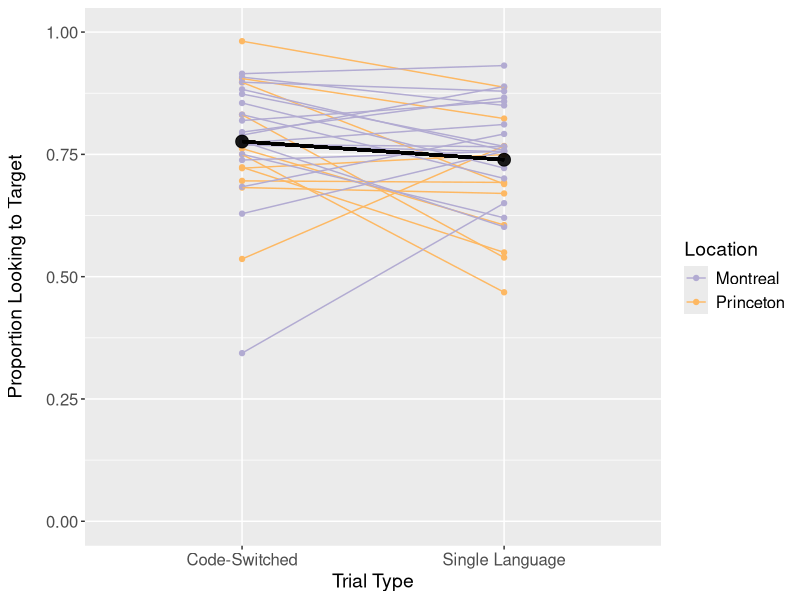
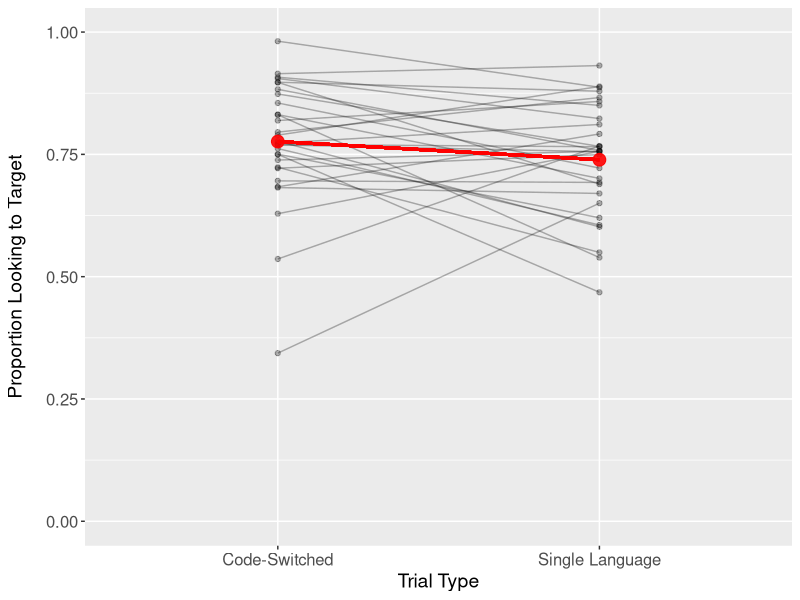
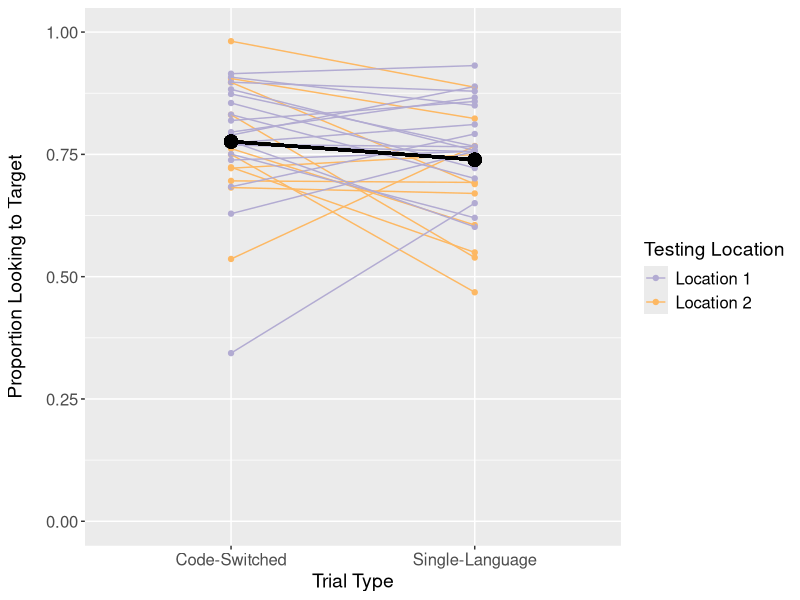
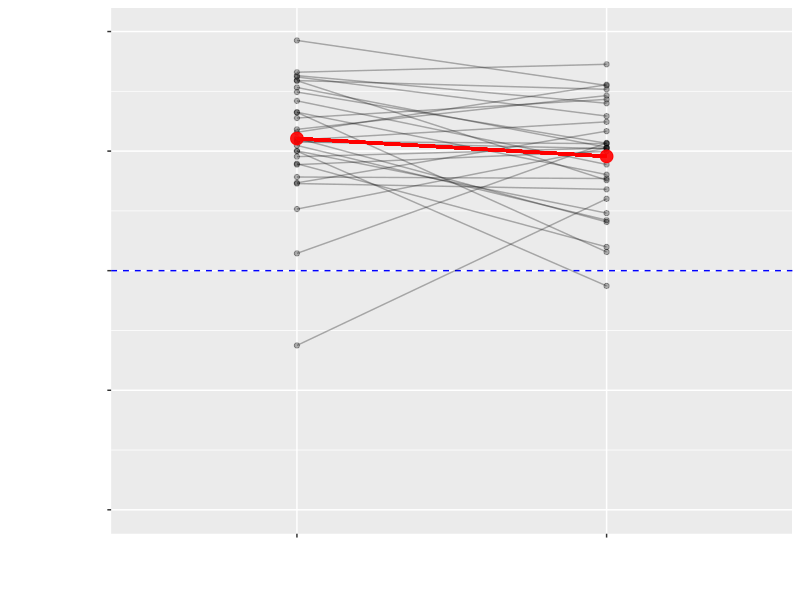
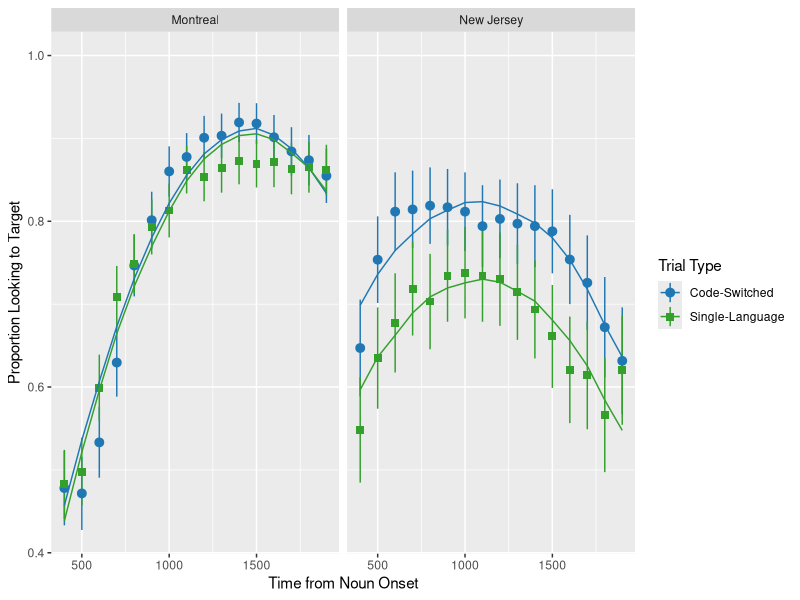
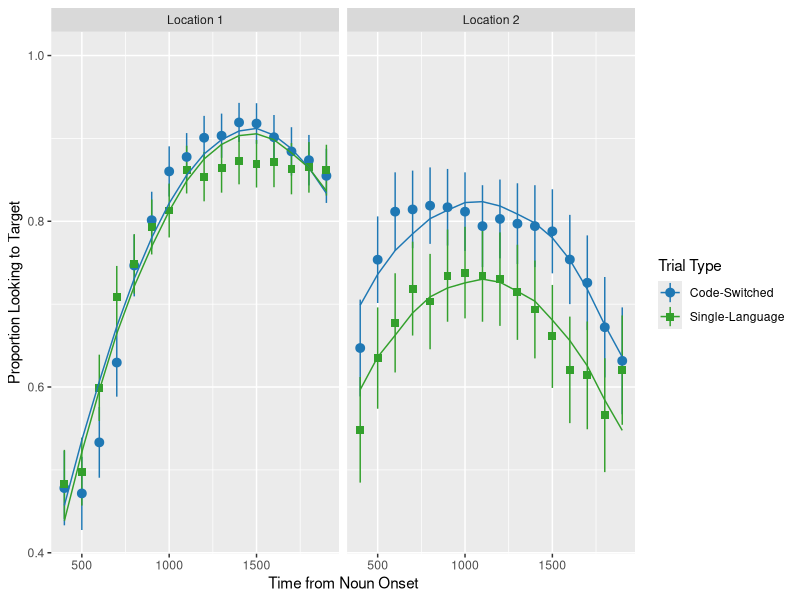
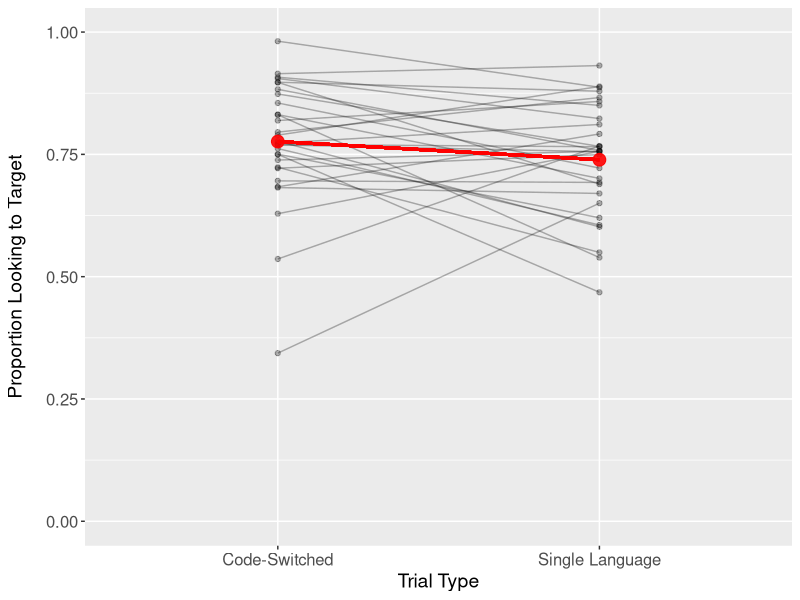
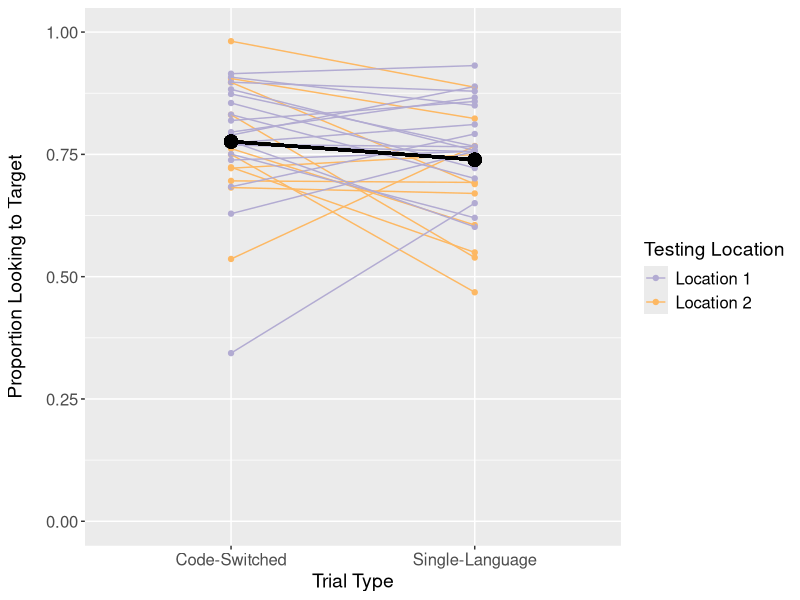

R code for these plots, in order: (Note: this script raises an error after producing the figures.)
## ---- chunk 1
knitr::opts_chunk$set(echo = TRUE)

library(tidyverse)
library(here)
library(lme4)
## ---- chunk 2

#combined

gaze_target <- read_csv(here("data_frames/gaze_target_sum.csv")) %>% 
  mutate(trial_type = as.factor(trial_type),
         location = as.factor(testing_location))
#combo_time <- read_csv(here("data_frames/gaze_time.csv"))


  
# growth curve
gca <- read_csv("data_frames/growth_curve_analysis.csv", col_types = cols(study_id = col_character())) %>% 
  mutate(trial_type = as.factor(trial_type),
         testing_location = as.factor(testing_location))

contrasts(gca$trial_type) <- contr.sum(2)/2
## ---- chunk 3

# descriptives by trial type

gaze_target_des <- gaze_target %>% 
  group_by(trial_type) %>% 
  summarize(mean = mean(Prop), min = min(Prop), max = max(Prop), sd = sd(Prop))

## standard visualization
ggplot(gaze_target, aes(x = trial_type, y = Prop, color = location)) +
  geom_point() +
  geom_line(aes(group = study_id)) +
  scale_color_manual(values = c("#b2abd2", "#fdb863"), name = "Location") +
  stat_summary(fun.y = "mean", color = "black", size = 4, geom = "point", alpha = .9) +
  geom_segment(aes(x = 1, y = gaze_target_des %>% filter(trial_type == "Mixed") %>% pull(mean),
                                    xend = 2, yend = gaze_target_des %>% filter(trial_type == "Single") %>% pull(mean))
                   , color = "black", size = 1) +
  labs(x = "Trial Type", y = "Proportion Looking to Target") +
  scale_x_discrete(labels= c("Code-Switched", "Single Language")) +
  ylim(0, 1) +
  theme(legend.text = element_text(size = 12),
        legend.title = element_text(size = 14),
        axis.text = element_text(size = 12),
        axis.title = element_text(size = 14),
        axis.title.y = element_text(margin = margin(r = 14)))


## no color difference for location
ggplot(gaze_target, aes(x = trial_type, y = Prop)) +
  geom_point(alpha = 0.3) +
  geom_line(aes(group = study_id), alpha= 0.3) +
  stat_summary(fun.y = "mean", color = "red", size = 4, geom = "point", alpha = .9) +
  geom_segment(aes(x = 1, y = gaze_target_des %>% filter(trial_type == "Mixed") %>% pull(mean),
                                    xend = 2, yend = gaze_target_des %>% filter(trial_type == "Single") %>% pull(mean))
                   , color = "red", size = 1) +
  labs(x = "Trial Type", y = "Proportion Looking to Target") +
  scale_x_discrete(labels= c("Code-Switched", "Single Language")) +
  ylim(0, 1) +
  theme(legend.text = element_text(size = 12),
        legend.title = element_text(size = 14),
        axis.text = element_text(size = 12),
        axis.title = element_text(size = 14),
        axis.title.y = element_text(margin = margin(r = 14)))

ggsave(here("figures/line_no-location.png"))

# anonymized
ggplot(gaze_target, aes(x = trial_type, y = Prop, color = testing_location)) +
  geom_point() +
  geom_line(aes(group = study_id)) +
  scale_color_manual(values = c("#b2abd2", "#fdb863"), name = "Testing Location", labels = c("Location 1", "Location 2")) +
  # stat_summary(fun.y = "mean", color = "black", size = 4, geom = "point", alpha = .9, na.rm = TRUE) +
  geom_point(aes(x = 1, y = gaze_target_des %>% filter(trial_type == "Mixed") %>% pull(mean)), color = "black", size = 4) +
    geom_point(aes(x = 2, y = gaze_target_des %>% filter(trial_type == "Single") %>% pull(mean)), color = "black", size = 4) +
  geom_segment(aes(x = 1, y = gaze_target_des %>% filter(trial_type == "Mixed") %>% pull(mean),
                                    xend = 2, yend = gaze_target_des %>% filter(trial_type == "Single") %>% pull(mean))
                   , color = "black", size = 1) +
  labs(x = "Trial Type", y = "Proportion Looking to Target") +
  scale_x_discrete(labels= c("Code-Switched", "Single-Language")) +
  ylim(0, 1) +
  theme(legend.text = element_text(size = 12),
        legend.title = element_text(size = 14),
        axis.text = element_text(size = 12),
        axis.title = element_text(size = 14),
        axis.title.y = element_text(margin = margin(r = 14)))

ggsave(here("figures/line_anon.png"), dpi=300)


## BUCLD - no color difference for location, transparent background, white text
ggplot(gaze_target, aes(x = trial_type, y = Prop)) +
  geom_hline(aes(yintercept = 0.5), linetype = 2, color = "blue") +
  geom_point(alpha = 0.3) +
  geom_line(aes(group = study_id), alpha= 0.3) +
  stat_summary(fun.y = "mean", color = "red", size = 4, geom = "point", alpha = .9) +
  geom_segment(aes(x = 1, y = gaze_target_des %>% filter(trial_type == "Mixed") %>% pull(mean),
                                    xend = 2, yend = gaze_target_des %>% filter(trial_type == "Single") %>% pull(mean))
                   , color = "red", size = 1) +
    labs(x = "Trial Type", y = "Proportion Looking to Target") +
  scale_x_discrete(labels= c("Code-Switched", "Single Language")) +
  ylim(0, 1) +
    theme(legend.text = element_text(size = 16, color = "white"),
          legend.title = element_text(size = 20, color = "white"),
          axis.text = element_text(size = 16, color = "white"),
          axis.title = element_text(size = 20, color = "white"),
          axis.title.y = element_text(margin = margin(r = 20)),
          strip.text.x = element_text(size = 16),
          plot.background = element_rect(fill = "transparent", color = NA),
          legend.background = element_rect(fill = "transparent", color = NA))

ggsave(here("figures/line_no-location_BUCLD.png"), width = 9.5, height = 6.9, dpi = 500, bg = "transparent")

## ---- chunk 4

# model 
gca.m <- lmer(Prop ~ (poly1+poly2) + trial_type * testing_location + testing_location:poly1 + testing_location:poly2 + (poly1+poly2  || study_id), data=gca, REML=F)

## standard visualization
gca %>% 
  filter(Prop != "NaN") %>% 
ggplot(aes(x = Time, y = Prop, color = trial_type)) + 
  stat_summary(aes(y = Prop, shape = trial_type), fun.data=mean_se, geom="pointrange") + 
  stat_summary(aes(y=fitted(gca.m)), fun=mean, geom="line") +
  expand_limits(y=c(0.5, 1)) +
  scale_color_manual(labels = c("Code-Switched", "Single-Language"),
                     values = c("#1f78b4", "#33a02c"),
                     name = "Trial Type") +
  scale_shape_manual(labels = c("Code-Switched", "Single-Language"),
                     values = c(19, 15),
                     name = "Trial Type") +
  labs(x = "Time from Noun Onset", y = "Proportion Looking to Target") +
  facet_grid(. ~ testing_location, labeller = as_labeller(c("Montreal" = "Montreal", "Princeton" = "New Jersey")))  

ggsave(here("figures/growth_curve_analysis_abstracts.png"))


## anonymized
gca %>% 
  filter(Prop != "NaN") %>% 
ggplot(aes(x = Time, y = Prop, color = trial_type)) + 
  stat_summary(aes(y = Prop, shape = trial_type), fun.data=mean_se, geom="pointrange") + 
  stat_summary(aes(y=fitted(gca.m)), fun=mean, geom="line") +
  expand_limits(y=c(0.5, 1)) +
  scale_color_manual(labels = c("Code-Switched", "Single-Language"),
                     values = c("#1f78b4", "#33a02c"),
                     name = "Trial Type") +
  scale_shape_manual(labels = c("Code-Switched", "Single-Language"),
                     values = c(19, 15),
                     name = "Trial Type") +
  labs(x = "Time from Noun Onset", y = "Proportion Looking to Target") +
  facet_grid(. ~ testing_location, labeller = as_labeller(c("Montreal" = "Location 1", "Princeton" = "Location 2")))  

ggsave(here("figures/growth_curve_analysis_anon.png"), dpi = 300)



### Psychoshorts - translucent background, white text ##HK can't get this one to work
gca %>%
  ggplot(aes(x = Time, y = Prop, color=trial_type)) + 
  stat_summary(aes(y = Prop, shape = trial_type), fun.data=mean_se, geom="pointrange") +
  stat_summary(aes(y=fitted(gca.m)), fun=mean, geom="line") +
  expand_limits(y=c(0.5, 1)) +
    scale_color_manual(labels = c("Code-Switched", "Single Language"), values = c("#ea4276", "#47c7d1"), name = "Trial Type") +
    labs(x = "Time from Noun Onset", y = "Proportion Looking to Target")  +
    theme(legend.text = element_text(size = 16, color = "white"),
          legend.title = element_text(size = 20, color = "white"),
          axis.text = element_text(size = 16, color = "white"),
          axis.title = element_text(size = 20, color = "white"),
          axis.title.y = element_text(margin = margin(r = 20)),
          plot.background = element_rect(fill = "transparent", color = NA),
          legend.background = element_rect(fill = "transparent", color = NA))

ggsave("figures/growth_curve_analysis_psychoshorts.png", width = 8.4, height = 6.9, dpi = 500, bg = "transparent")



### BUCLD - translucent background, white text, by location
gca %>% 
  filter(Prop != "NaN") %>% 
ggplot(aes(Time, Prop, color=trial_type)) + 
  stat_summary(fun.data=mean_se, geom="pointrange") + 
  stat_summary(aes(y=fitted(gca.m)), fun=mean, geom="line") +
  expand_limits(y=c(0.5, 1)) +
    scale_color_manual(labels = c("Code-Switched", "Single Language"), values = c("#ea4276", "#47c7d1"), name = "Trial Type") +
    labs(x = "Time from Noun Onset", y = "Proportion Looking to Target")  +
    theme(legend.text = element_text(size = 16, color = "white"),
          legend.title = element_text(size = 20, color = "white"),
          axis.text = element_text(size = 16, color = "white"),
          axis.title = element_text(size = 20, color = "white"),
          axis.title.y = element_text(margin = margin(r = 20)),
          strip.text.x = element_text(size = 16),
          plot.background = element_rect(fill = "transparent", color = NA),
          legend.background = element_rect(fill = "transparent", color = NA))+
  facet_grid(. ~ testing_location, labeller = as_labeller(c("Montreal" = "Montreal", "Princeton" = "New Jersey"))) 

ggsave("figures/growth_curve_analysis_BUCLD.png", width = 9.5, height = 6.9, dpi = 500, bg = "transparent")



